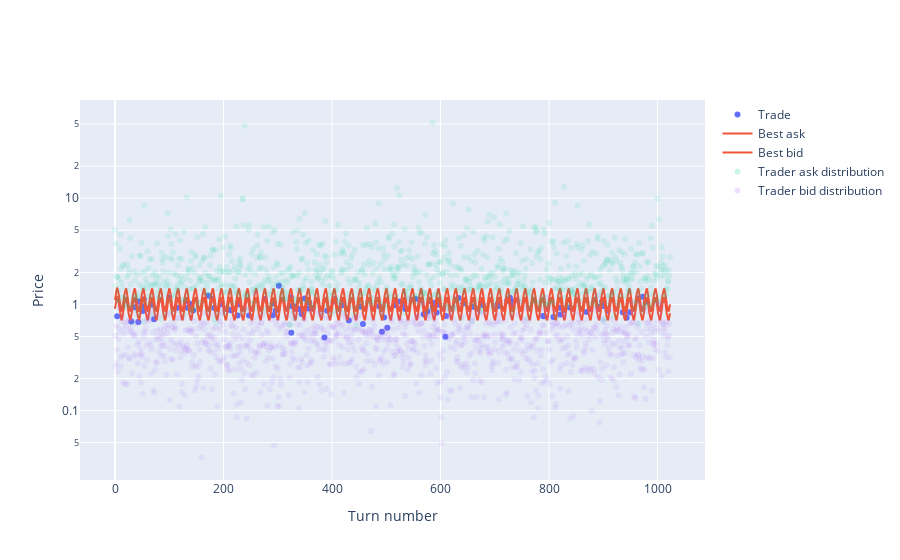

The notebook cell saved with this chart:
### Code cell
trades_plot(turn_results)

### Figure 1 — Plotly figure (JSON) as saved in the notebook; plotly's stock layout.template omitted (floating-point values rounded to 4 significant figures; data arrays with more than 128 entries replaced by an {"elided": "..."} marker saying what was removed)
{"data": [{"marker": {"color": "#636EFA"}, "mode": "markers", "name": "Trade", "type": "scatter", "x": [4, 30, 36, 43, 44, 45, 50, 51, 53, 55, 69, 72, 100, 114, 131, 133, 139, 144, 172, 179, 183, 195, 210, 215, 226, 227, 247, 276, 291, 293, 296, 302, 324, 325, 326, 331, 340, 344, 350, 357, 358, 363, 386, 391, 403, 405, 418, 431, 452, 457, 487, 492, 496, 502, 515, 525, 531, 535, 554, 569, 576, 581, 586, 590, 593, 595, 609, 610, 633, 642, 660, 676, 678, 705, 707, 723, 728, 732, 733, 789, 790, 808, 820, 821, 828, 838, 869, 891, 898, 900, 908, 936, 943, 949, 964, 973, 979], "y": [0.7727, 0.6916, 0.9413, 0.6842, 1.065, 0.9143, 0.9607, 0.866, 1.119, 0.9522, 0.9915, 0.7254, 1.16, 0.9309, 1.069, 0.929, 1.014, 0.874, 1.205, 1.136, 0.9228, 1.001, 0.8891, 0.8765, 0.7843, 0.9954, 0.7872, 1.123, 0.7896, 1.02, 0.8752, 1.495, 1.165, 0.541, 0.9652, 0.9535, 0.9039, 0.8124, 1.138, 0.9166, 1.038, 0.926, 0.4884, 0.8715, 1.067, 1.125, 0.9793, 0.7054, 0.9562, 0.6533, 0.9626, 0.5523, 0.7526, 0.6039, 0.9811, 1.063, 1.004, 0.9074, 1.127, 0.8098, 0.8618, 1.071, 0.9472, 1.035, 0.8385, 0.9941, 0.4955, 0.7785, 1.148, 1.023, 0.9508, 1.04, 0.9894, 0.9957, 0.9645, 1.081, 1.158, 0.9863, 1.064, 0.7794, 0.7747, 0.7619, 0.9281, 0.803, 0.886, 0.9376, 0.8477, 0.9464, 1.07, 0.9641, 0.8734, 0.8458, 0.7483, 0.8456, 1.134, 1.181, 1.066]}, {"marker": {"color": "#EF553B"}, "name": "Best ask", "type": "scatter", "y": {"elided": "1024 float values"}}, {"marker": {"color": "#EF553B"}, "name": "Best bid", "type": "scatter", "y": {"elided": "1024 float values"}}, {"marker": {"color": "#00CC96", "opacity": 0.1}, "mode": "markers", "name": "Trader ask distribution", "type": "scatter", "x": {"elided": "1024 int values"}, "y": {"elided": "1024 float values"}}, {"marker": {"color": "#AB63FA", "opacity": 0.1}, "mode": "markers", "name": "Trader bid distribution", "type": "scatter", "x": {"elided": "1024 int values"}, "y": {"elided": "1024 float values"}}], "layout": {"xaxis": {"title": {"text": "Turn number"}}, "yaxis": {"title": {"text": "Price"}, "type": "log"}}}
